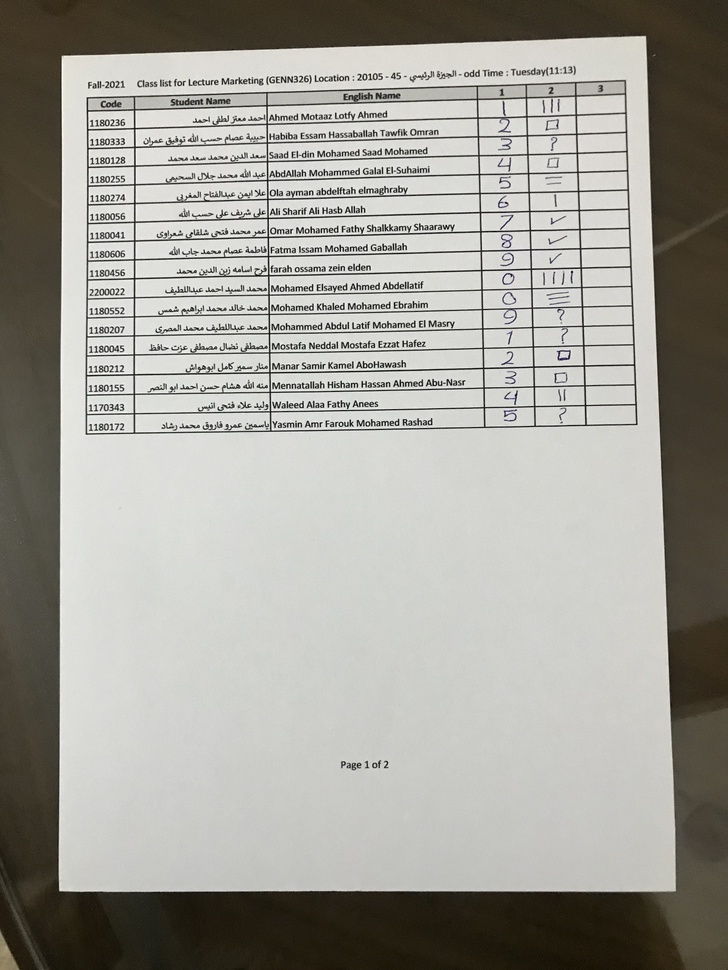
#> input picture Module 1 - Grades Sheet/data/1.jpg, 728 x 970 px, shrunk from 3024 x 4030 before the run; its folder holds only this picture in this run
$ python -i answersExtraction.py   (imports and definitions only)
#> lines starting #> are read from the running program, lines starting #| are printed output that depends on the picture; after the words box and inside, x2 and y2 are one past the last pixel; in counts of white or black regions, pixels touching at a corner belong together
#> further down, picture is the input picture: shape (970, 728, 3); mean B, G, R 152.7, 159.6, 161.2
import cv2 as cv
import numpy as np
import matplotlib.pyplot as plt
from imutils import contours
import imutils
from Module2BubbleSheetCorrection.src.paperExtraction import *
from Module2BubbleSheetCorrection.src.utils import *

# Automatic bubble detection for one column
def detectColumnAnswers(columnImage):
    # Parameters to segment the bubbles accurately and prevent noise treated as bubbles
    bubbleMinSize = 10 # Min size of bubble is 10
    aspectRatioTolerance = 0.2 # To prevent irregular circular bubbles
    minFillRatio = 0.6 # How filled is the bubble
    rowGapMultiplier = 3.0
    multipleTolerance = 0.05

    # Converting to gray scale and applying global thresholding
    # Found it better than adaptive thresholding
    # Background is black and foreground objects are white
    grayScale = cv.cvtColor(columnImage, cv.COLOR_BGR2GRAY)
    _, binary = cv.threshold(grayScale, 150, 255, cv.THRESH_BINARY_INV)
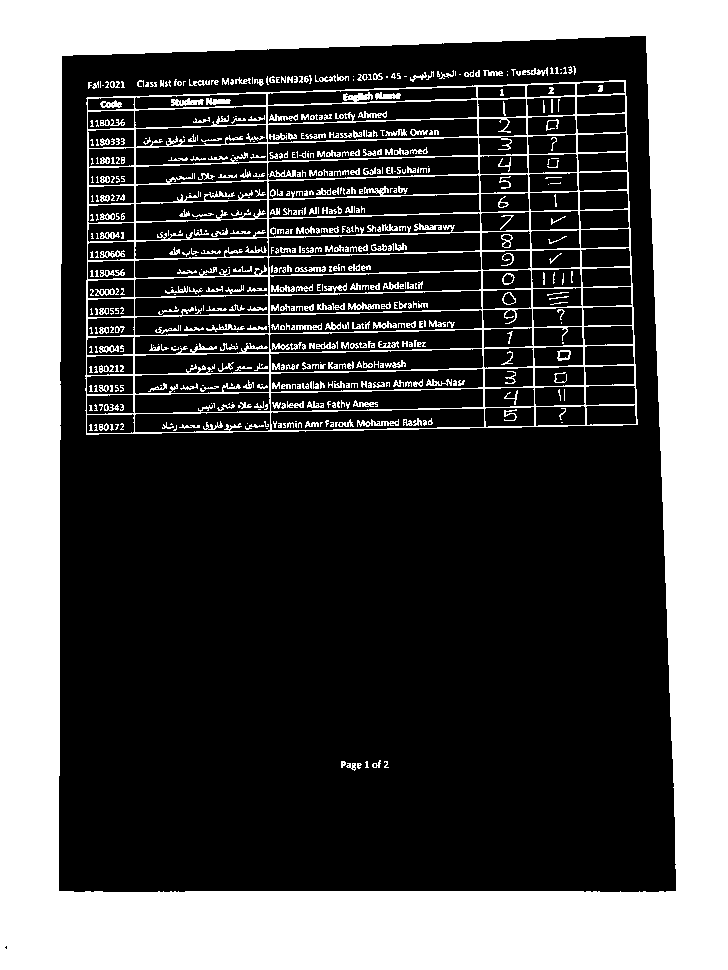
#> binary: shape (970, 728); 33.7% white; 589 white regions (292 under 20 px)
    # show_image(binary, "Global Thresholded Image")

    # Only outer contours are detected to ignore inner noise
    allContours = cv.findContours(binary.copy(), cv.RETR_EXTERNAL, cv.CHAIN_APPROX_SIMPLE)
#> allContours = 1 contour; box (x1, y1, x2, y2) and area: (0, 0, 728, 970) 704463
    allContours = imutils.grab_contours(allContours)
#> allContours = [[[0, 0], [0, 969], [727, 969], [727, 0]]]

    bubbleContours = []
    for contour in allContours:
        x, y, width, height = cv.boundingRect(contour)
        aspectRatio = float(width) / float(height)
        # This is a bubble
        if width >= bubbleMinSize and height >= bubbleMinSize and abs(aspectRatio - 1) <= aspectRatioTolerance:
            bubbleContours.append(contour)
#> this loop made 1 pass
#> (contour, x, y, width, height, aspectRatio) on pass 1: ([[0, 0], [0, 969], [727, 969], [727, 0]], 0, 0, 728, 970, 0.751)
#> after the loop, bubbleContours = []
    if not bubbleContours:
        return []

    # Contours have contours themselves as points or bounding boxes as object of (x, y, w, h)
    bubbleContours = contours.sort_contours(bubbleContours, method = "top-to-bottom")[0]

    # Grouping into rows by y coordinate
    rows = []
    currentRow = []
    rowHeightTolerance = 5
    for contour in bubbleContours:
        x, y, width, height = cv.boundingRect(contour)
        if not currentRow:
            currentRow = [contour]
            currentRowY = y
        elif abs(y - currentRowY) <= rowHeightTolerance:
            currentRow.append(contour)
        else:
            # Sorting with respect to x coordinate before appending
            rows.append(sorted(currentRow, key = lambda r: cv.boundingRect(r)[0]))
            currentRow = [contour]
            currentRowY = y
    if currentRow:
        rows.append(sorted(currentRow, key = lambda r: cv.boundingRect(r)[0]))

    letters = ['A','B','C','D','E']
    answers = []
    detectedBubblesImage = columnImage.copy()
    rowReferenceY = None
    rowHeights = []

    for row in rows:
        ys = [cv.boundingRect(c)[1] for c in row]
        hs = [cv.boundingRect(c)[3] for c in row]
        rowY = int(np.mean(ys))
        rowHeight = int(np.mean(hs))
        rowHeights.append(rowHeight)
        avgHeight = np.mean(rowHeights)

        # Detects last question row in bubble sheet
        if rowReferenceY is not None and (rowY - rowReferenceY) > rowGapMultiplier * avgHeight:
            break
        rowReferenceY = rowY

        choices = row
        fillRatios = []
        for choice in choices:
            # Isolating just this bubble.
            mask = np.zeros(binary.shape, dtype="uint8")
            cv.drawContours(mask, [choice], -1, 255, -1)
            filledPixels = cv.countNonZero(cv.bitwise_and(binary, binary, mask=mask))
            bubbleArea = cv.countNonZero(mask)
            if bubbleArea == 0:  # Prevent division by zero
                fillRatios.append(0)
            else:
                fillRatios.append(filledPixels / float(bubbleArea))

        maxFillRatio = max(fillRatios)
        filledIndices = []

        if maxFillRatio != 0:  # Prevent division by zero
            for i, ratio in enumerate(fillRatios):
                if (maxFillRatio - ratio) / maxFillRatio <= multipleTolerance and maxFillRatio >= minFillRatio:
                    filledIndices.append(i)


        if len(filledIndices) == 0:
            answers.append("Z")  # empty
        elif len(filledIndices) > 1:
            answers.append("X")  # multiple
        else:
            index = filledIndices[0]
            answers.append(letters[index])
            x, y, width, height = cv.boundingRect(choices[index])
            cv.rectangle(detectedBubblesImage, (x, y), (x  + width, y + height), (0, 255, 0), 2)

    # show_image(detectedBubblesImage, "Detected Bubbles")
    return answers

# [16 lines left out: function detectAllAnswers, not called in this run]

>>> import cv2
>>> picture = cv2.imread('../../Module 1 - Grades Sheet/data/1.jpg')
>>> result = detectColumnAnswers(picture)
#> result = []

$ run again, on Module 1 - Grades Sheet/data/12.jpg
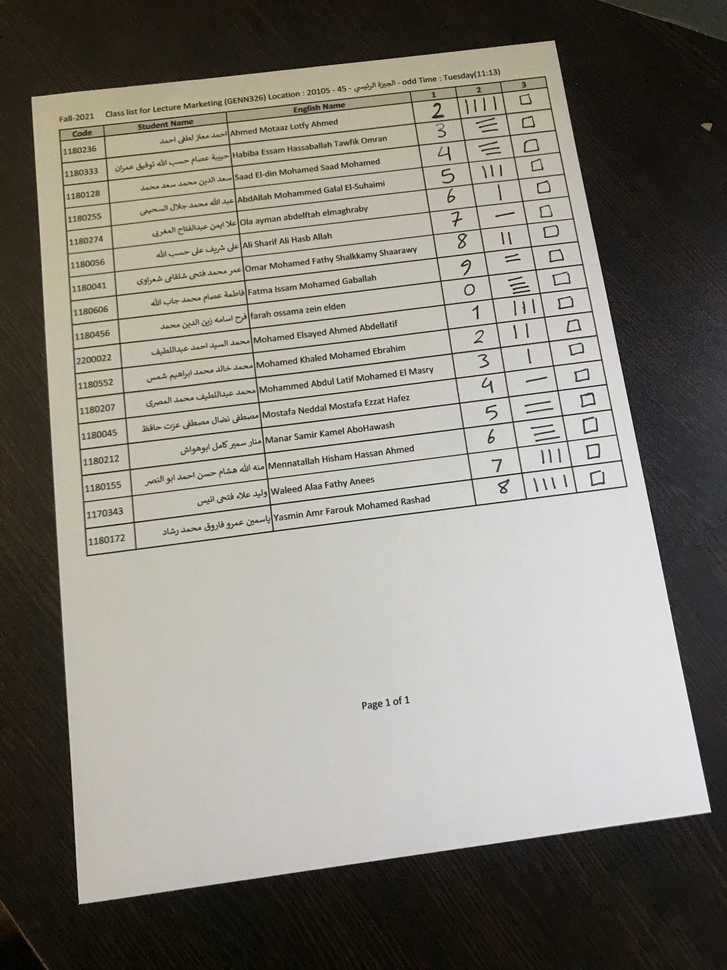
#> input picture Module 1 - Grades Sheet/data/12.jpg, 727 x 970 px, shrunk from 3024 x 4032 before the run
#> picture is the input picture: shape (970, 727, 3); mean B, G, R 123.9, 132.2, 135.7
#> in detectColumnAnswers, `grayScale = cv.cvtColor(columnImage, cv.COLOR_BGR2GRAY)`:
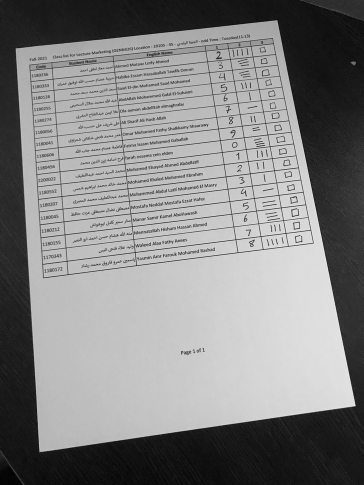
#> grayScale: shape (970, 727) (shown at 1/2 size); min 0, max 249, mean 132.3
#> in detectColumnAnswers, `_, binary = cv.threshold(grayScale, 150, 255, cv.THRESH_BINARY_INV)`:
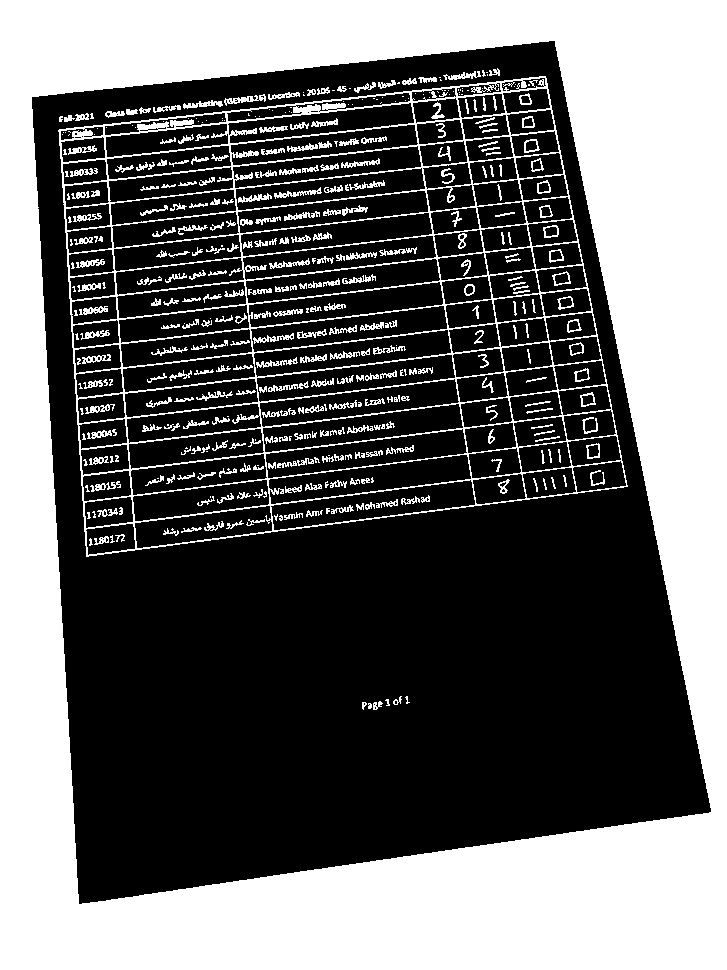
#> binary: shape (970, 727); 40.6% white; 441 white regions (131 under 20 px)
#> in detectColumnAnswers, `allContours = cv.findContours(binary.copy(), cv.RETR_EXTERNAL, cv.CHAI..`: allContours = 1 contour; box (x1, y1, x2, y2) and area: (0, 0, 727, 970) 703494
#> in detectColumnAnswers, `allContours = imutils.grab_contours(allContours)`: allContours = [[[0, 0], [0, 969], [726, 969], [726, 0]]]
#> the loop in detectColumnAnswers, `for contour in allContours:` made 1 pass
#> (contour, x, y, width, height, aspectRatio) on pass 1: ([[0, 0], [0, 969], [726, 969], [726, 0]], 0, 0, 727, 970, 0.749)
#> after the loop in detectColumnAnswers, `for contour in allContours:`: bubbleContours = []

$ run again, on Module 1 - Grades Sheet/data/16.jpg
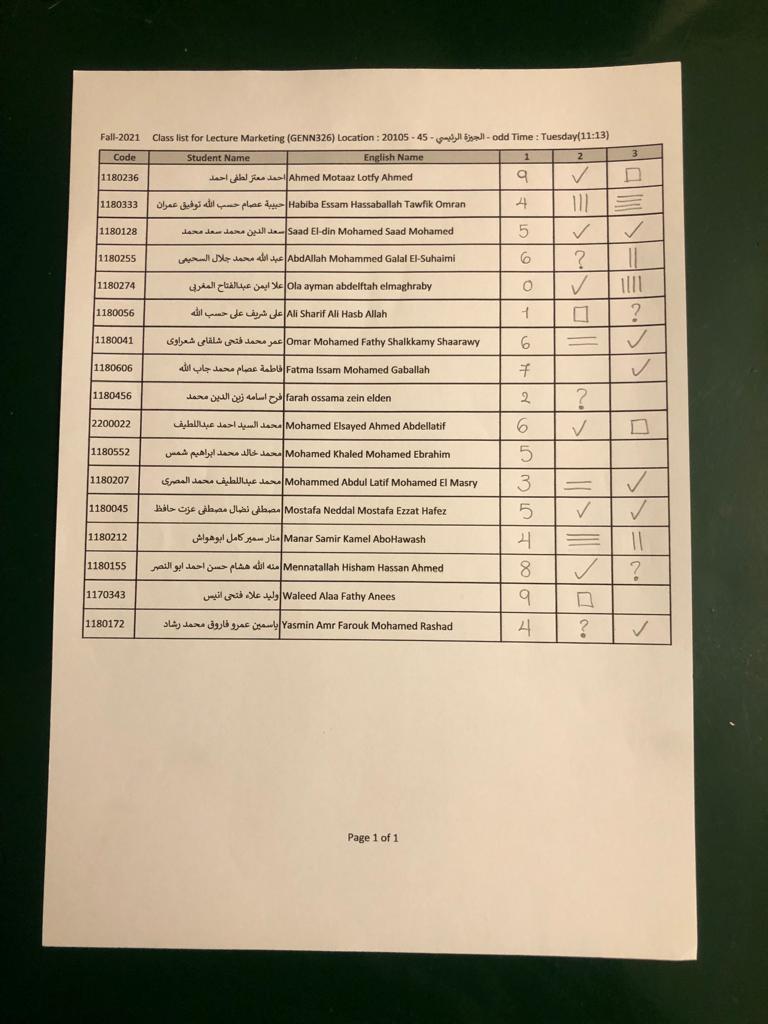
#> input picture Module 1 - Grades Sheet/data/16.jpg, 768 x 1024 px
#> picture is the input picture: shape (1024, 768, 3); mean B, G, R 123.7, 147.3, 158.9
#> in detectColumnAnswers, `grayScale = cv.cvtColor(columnImage, cv.COLOR_BGR2GRAY)`:
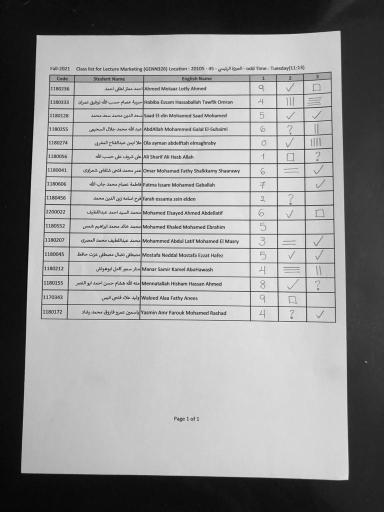
#> grayScale: shape (1024, 768) (shown at 1/2 size); min 1, max 250, mean 148.1
#> in detectColumnAnswers, `_, binary = cv.threshold(grayScale, 150, 255, cv.THRESH_BINARY_INV)`:
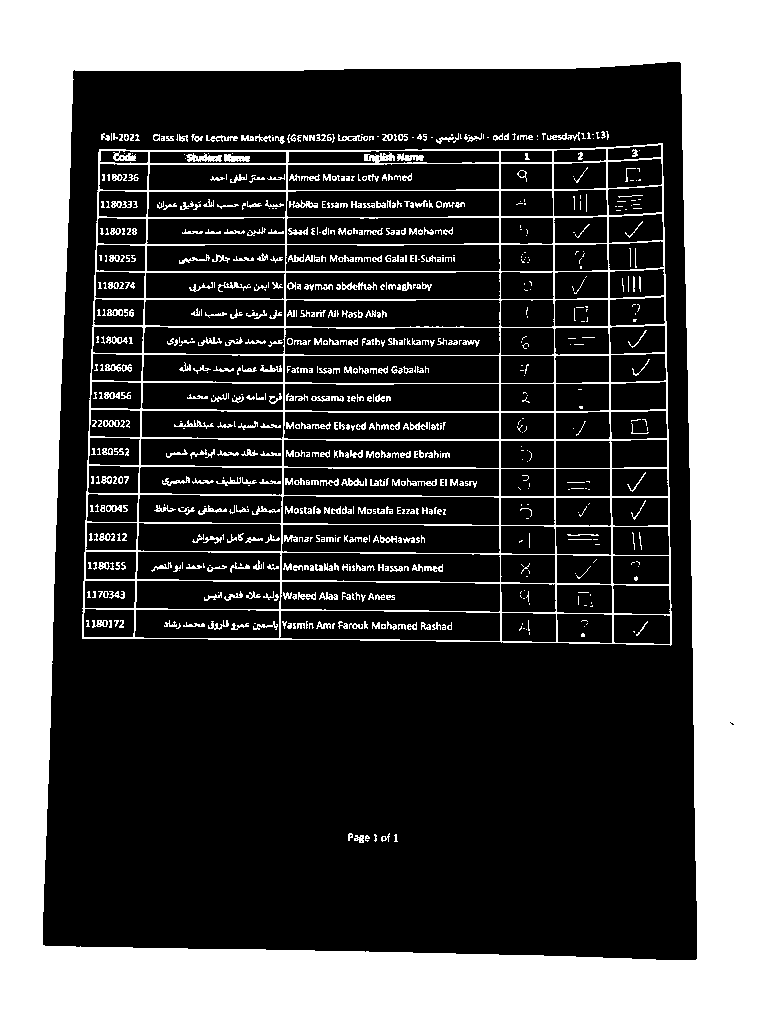
#> binary: shape (1024, 768); 34.7% white; 791 white regions (412 under 20 px)
#> in detectColumnAnswers, `allContours = cv.findContours(binary.copy(), cv.RETR_EXTERNAL, cv.CHAI..`: allContours = 1 contour; box (x1, y1, x2, y2) and area: (0, 0, 768, 1024) 784641
#> in detectColumnAnswers, `allContours = imutils.grab_contours(allContours)`: allContours = [[[0, 0], [0, 1023], [767, 1023], [767, 0]]]
#> the loop in detectColumnAnswers, `for contour in allContours:` made 1 pass
#> (contour, x, y, width, height, aspectRatio) on pass 1: ([[0, 0], [0, 1023], [767, 1023], [767, 0]], 0, 0, 768, 1024, 0.75)
#> after the loop in detectColumnAnswers, `for contour in allContours:`: bubbleContours = []
